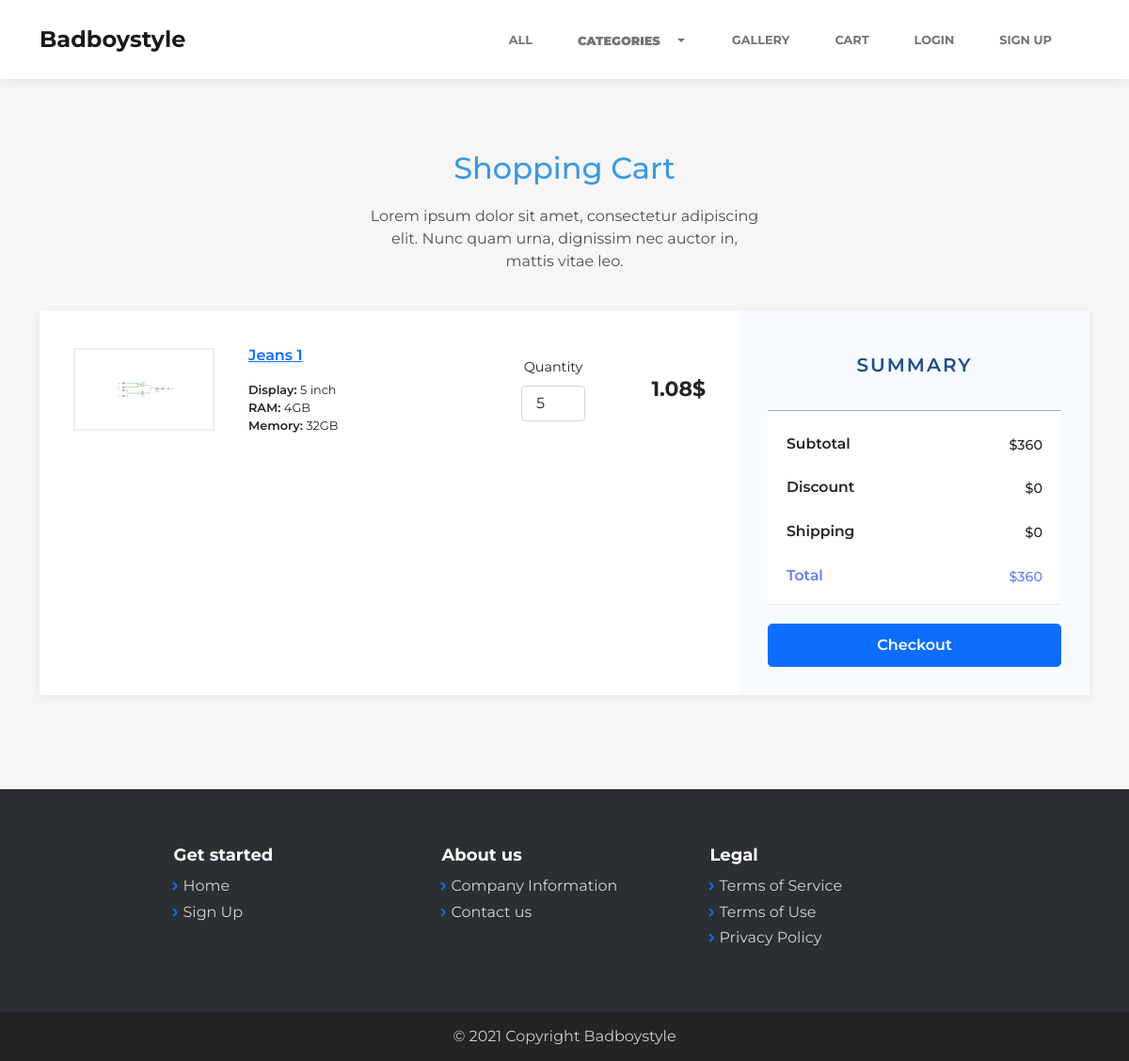
/cart/, run on an earlier commit of the app's database.
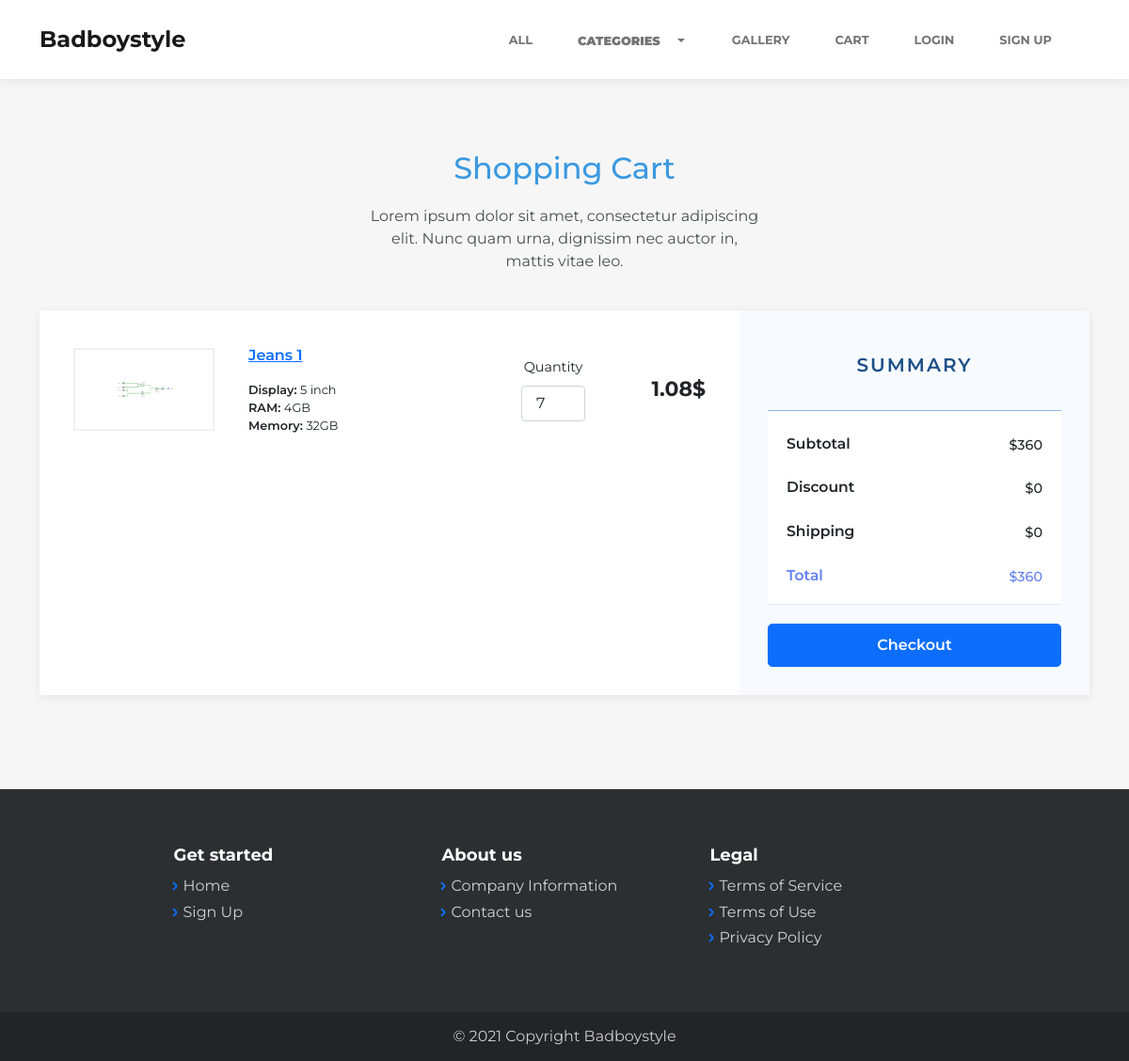
And on a later commit of the database.
### cart/models.py (models this page shows, shortened)
class Item(models.Model):
    name = models.CharField(max_length=200, unique=True)
    image = models.ImageField(upload_to='products/%Y/%m/%d/', blank=True, verbose_name="image")
    description = models.TextField(blank=True)
    price = models.DecimalField(max_digits=10, decimal_places=2)
    quantity = models.PositiveBigIntegerField()
    created = models.DateTimeField(auto_now_add=True)
    updated = models.DateTimeField(auto_now=True)
    class Meta:
        ordering = ['name']

### cart/views.py (the view)
# urls.py: path('', views.index, name = 'index'),
def index(request):
    context = {
        "items": items,
    }
    return render(request, 'cart/index.html', context)

### cart/templates/cart/index.html (shortened to what this page needs)
{% extends 'home/layout.html' %}
{% load static %}
{% block body %}
<main class="page shopping-cart-page">
    <section class="clean-block clean-cart dark">
        <div class="container">
            <div class="block-heading">
                <h2 class="text-info">Shopping Cart</h2>
                <p>Lorem ipsum dolor sit amet, consectetur adipiscing elit. Nunc quam urna, dignissim nec auctor in, mattis vitae leo.</p>
            </div>
            <div class="content">
                <div class="row g-0">
                    <div class="col-md-12 col-lg-8">
                        <div class="items">
                            {% for item in items %}
                            <div class="product">
                                <div class="row justify-content-center align-items-center">
                                    <div class="col-md-3">
                                        <div class="product-image"><img class="img-fluid d-block mx-auto image" src="{{ item.image.url }}"></div>
                                    </div>
                                    <div class="col-md-5 product-info"><a class="product-name" href="#">{{ item.name }}</a>
                                        <div class="product-specs">
                                            <div><span>Display:&nbsp;</span><span class="value">5 inch</span></div>
                                            <div><span>RAM:&nbsp;</span><span class="value">4GB</span></div>
                                            <div><span>Memory:&nbsp;</span><span class="value">32GB</span></div>
                                        </div>
                                    </div>
                                    <div class="col-6 col-md-2 quantity"><label class="form-label d-none d-md-block" for="quantity">Quantity</label><input type="number" id="number" class="form-control quantity-input" value="{{ item.quantity }}"></div>
                                    <div class="col-6 col-md-2 price"><span>{{ item.price }}$</span></div>
                                </div>
                            </div>
                            {% endfor %}
                        </div>
                    </div>
                    <div class="col-md-12 col-lg-4">
                        <div class="summary">
                            <h3>Summary</h3>
                            <h4><span class="text">Subtotal</span><span class="price">$360</span></h4>
                            <h4><span class="text">Discount</span><span class="price">$0</span></h4>
                            <h4><span class="text">Shipping</span><span class="price">$0</span></h4>
                            <h4><span class="text">Total</span><span class="price">$360</span></h4><button class="btn btn-primary btn-lg d-block w-100" type="button">Checkout</button>
                        </div>
                    </div>
                </div>
            </div>
        </div>
    </section>
</main>
{% endblock %}

What changed in the data, as far as the page shows it:
changed Item "Jeans 1": quantity "5" → "7"
